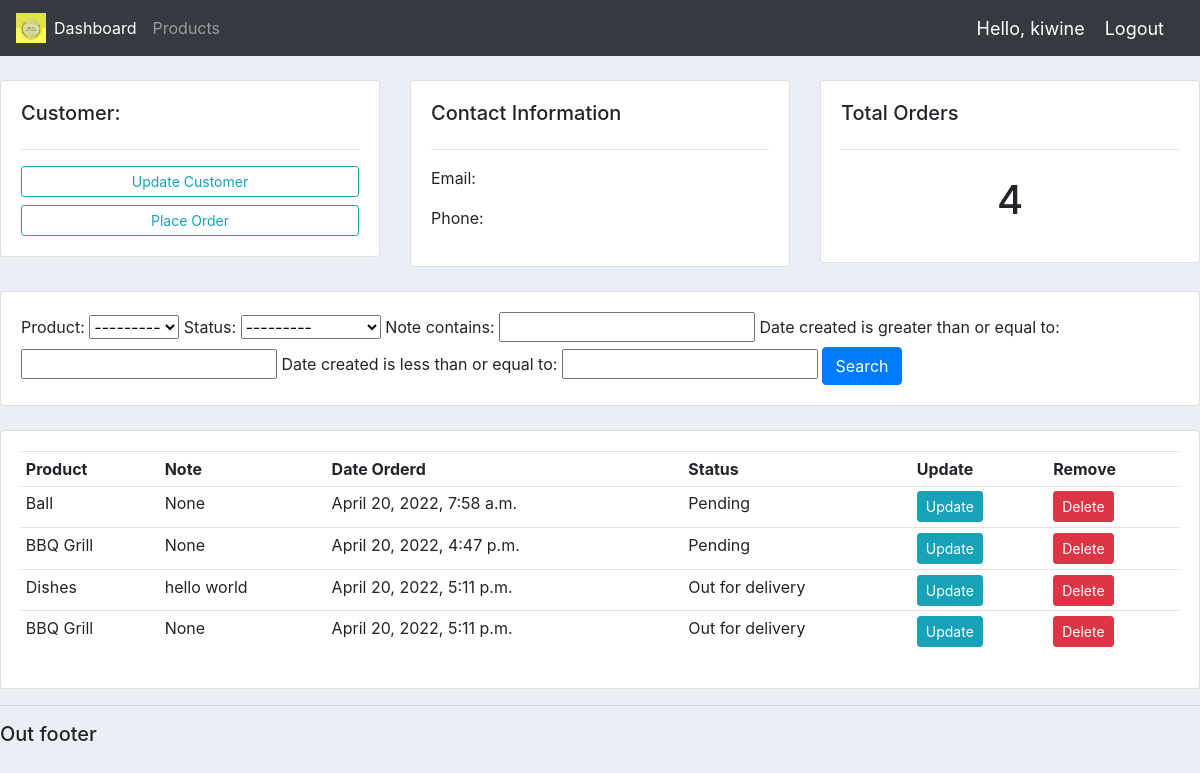
The app's page /customer/1/ (signed in) with its own data.
### accounts/models.py (models this page shows, shortened)
class Order(models.Model):
	STATUS = (
			('Pending','Pending'),
			('Out for delivery','Out for delivery'),
			('Delivered','Delivered'),
			)
	customer = models.ForeignKey(Customer, null=True, on_delete = models.SET_NULL)  # set khóa ngoại trỏ tới bảng Customer
	product = models.ForeignKey(Product, null=True, on_delete = models.SET_NULL)
	date_created = models.DateTimeField(auto_now_add = True,null=True)
	status = models.CharField(max_length=200, null=True, choices=STATUS)
	note = models.CharField(max_length=1000, null=True)

class Product(models.Model):
	CATEGORY = (
			('Indoor','Indoor'),
			('Outdoor','Outdoor'),
			)
	name= models.CharField(max_length=200, null=True)
	price = models.FloatField(null=True)
	category = models.CharField(max_length=200, null=True, choices=CATEGORY) #category xac dinh gia tri dua vao CATEGORY, like a dropdown menu
	discription = models.CharField(max_length=200, null=True, blank=True)
	date_created = models.DateTimeField(auto_now_add = True,null=True)
	tags = models.ManyToManyField(Tag)
	def __str__(self):  #hiện tên của object customer trên admin panel
		return str(self.name)

### accounts/decorators.py (the view)
		def wrapper_func(request, *args, **kwargs):
			group = None
			if request.user.groups.exists():
				group = request.user.groups.all()[0].name
			if group in allowed_roles:
				return view_func(request, *args, **kwargs)
			else:
				return HttpResponse('You are not authorized to view this page!!!')

### accounts/views.py (called while the page is built)
@login_required(login_url='login')
@allowed_user(allowed_roles=['admin']) #chi nhung user co role la admin thi moic co quyen truy cap vao home
def customer(request, pk_test):
	customer = Customer.objects.get(id=pk_test)
	orders = customer.order_set.all()
	order_count = orders.count()
	myFilter = OrderFilter(request.GET, queryset=orders)  #request.get send request data to this view
	orders = myFilter.qs  #orders từ filter trả về
	context = {'customer':customer,'orders':orders,'order_count':order_count,'myFilter':myFilter}
	return render(request,'accounts/customer.html',context)

### accounts/templates/accounts/customer.html
{% extends 'accounts/main.html' %}
{% block content %}
<br>
<div class="row">
	<div class="col-md">
		<div class="card card-body">
			<h5>Customer:</h5>
			<hr>
			<a class="btn btn-outline-info  btn-sm btn-block" href="">Update Customer</a>
			<a class="btn btn-outline-info  btn-sm btn-block" href="{% url 'create_order' customer.id %}">Place Order</a>
		</div>
	</div>
	<div class="col-md">
		<div class="card card-body">
			<h5>Contact Information</h5>
			<hr>
			<p>Email: </p>
			<p>Phone: </p>
		</div>
	</div>
	<div class="col-md">
		<div class="card card-body">
			<h5>Total Orders</h5>
			<hr>
			<h1 style="text-align: center;padding: 10px">{{order_count}}</h1>
		</div>
	</div>
</div>
<br>
<div class="row">
	<div class="col">
		<div class="card card-body">
			<form method="get">
				{{myFilter.form}}
		    <button class="btn btn-primary" type="submit">Search</button>
		  </form>
		</div>
	</div>
</div>
<br>
<div class="row">
	<div class="col-md">
		<div class="card card-body">
			<table class="table table-sm">
				<tr>
					<th>Product</th>
					<th>Note</th>
					<th>Date Orderd</th>
					<th>Status</th>
					<th>Update</th>
					<th>Remove</th>
				</tr>
				{% for order in orders %}
					<tr>
						<td>{{order.product}}</td>
						<td>{{order.note}}</td>
						<td>{{order.date_created}}</td>
						<td>{{order.status}}</td>
						<td> <a class= "btn btn-sm btn-info" href="{% url 'update_order' order.id %}">Update</a> </td>
							<td> <a class= "btn btn-sm btn-danger" href="{% url 'delete_order' order.id %}">Delete</a> </td>
					</tr>
				{% endfor %}
			</table>
		</div>
	</div>
</div>
{% endblock %}

### accounts/templates/accounts/navbar.html (shortened to what this page needs)
	{% load static %}
	<nav class="navbar navbar-expand-lg navbar-dark bg-dark">
  <img src="{% static 'img/LOGO.png' %}" style="width: 30px; height: 30px">
  <div class="collapse navbar-collapse" id="navbarNav">
    <ul class="navbar-nav">
      {% if request.user.is_staff %}
      <li class="nav-item active">
        <a class="nav-link" href="{% url 'home' %}">Dashboard</a>
      </li>
      <li class="nav-item">
        <a class="nav-link" href="{% url 'products' %}">Products</a>
      </li>
      {% else %}
       <li class="nav-item">
        <a class="nav-link" href="{% url 'account' %}">Settings</a>
      </li>
      {% endif %}
    </ul>
  </div>
  <span class="hello-msg">Hello, {{request.user}}</span>
  <span><a class="hello-msg" href="{% url 'logout' %}">Logout</a></span>
</nav>

### static/css/main.css (style rules this page uses)
body { background-color: #ebeff5; }

### accounts/templates/accounts/main.html (style rules this page uses)
body { background-color: #ebeff5; }

### accounts/templates/accounts/navbar.html (style rules this page uses)
.hello-msg { font-size: 18px; color: white; margin-right: 20px; }

### records on screen
Order: product "Ball", note "None", date_created "April 20, 2022, 7:58 a.m.", status "Pending"
Order: product "BBQ Grill", note "None", date_created "April 20, 2022, 4:47 p.m.", status "Pending"
Order: product "Dishes", note "hello world", date_created "April 20, 2022, 5:11 p.m.", status "Out for delivery"
Order: product "BBQ Grill", note "None", date_created "April 20, 2022, 5:11 p.m.", status "Out for delivery"

### other values on screen
{{ request.user }} "kiwine"
{{ order_count }} "4"
